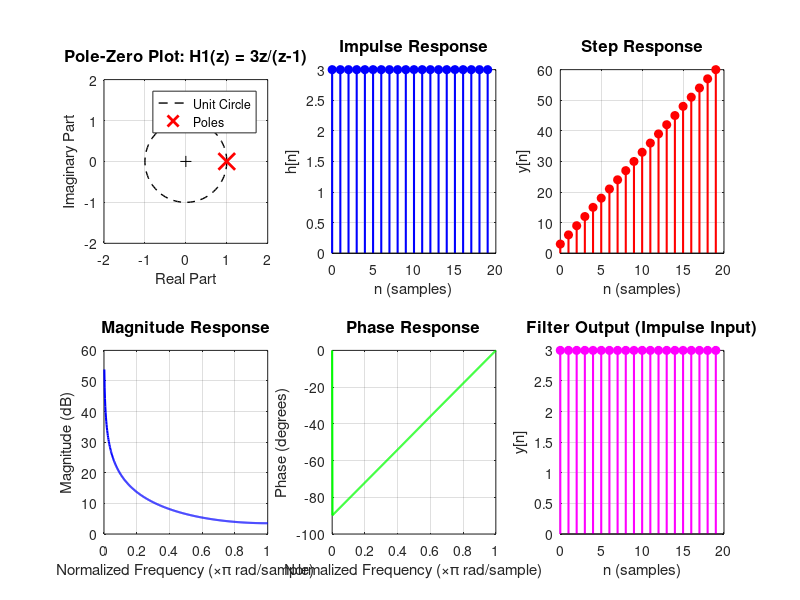

Write MATLAB code to recreate this figure. (Note: this script raises an error after producing the figure.)

clear all; close all; clc;

%% ========================================================================
% DIFFERENCE EQUATION 1: y[n] = 3x[n] + y[n-1]
% ========================================================================
fprintf('=== DIFFERENCE EQUATION 1: y[n] = 3x[n] + y[n-1] ===\n\n');

% Transfer Function Derivation:
% -----------------------------
% Taking Z-transform of both sides:
% Y(z) = 3X(z) + z^(-1)Y(z)
% Y(z) - z^(-1)Y(z) = 3X(z)
% Y(z)(1 - z^(-1)) = 3X(z)
% H(z) = Y(z)/X(z) = 3 / (1 - z^(-1))
% 
% Multiplying numerator and denominator by z:
% H(z) = 3z / (z - 1)

fprintf('Transfer Function Derivation for Equation 1:\n');
fprintf('  y[n] = 3x[n] + y[n-1]\n');
fprintf('  Taking Z-transform:\n');
fprintf('  Y(z) = 3X(z) + z^(-1)Y(z)\n');
fprintf('  Y(z)(1 - z^(-1)) = 3X(z)\n');
fprintf('  H1(z) = 3 / (1 - z^(-1)) = 3z / (z - 1)\n\n');

% Define coefficients for filter function
% y[n] = 3x[n] + y[n-1]
% Rearranging: y[n] - y[n-1] = 3x[n]
% filter(b, a, x) where: a(1)*y[n] + a(2)*y[n-1] + ... = b(1)*x[n] + b(2)*x[n-1] + ...
% So: b = [3], a = [1, -1]
b1 = [3];       % Numerator coefficients (feedforward)
a1 = [1, -1];   % Denominator coefficients (feedback)

fprintf('Filter coefficients:\n');
fprintf('  Numerator b = [3]\n');
fprintf('  Denominator a = [1, -1]\n\n');

%% Analysis of System 1
fprintf('=== ANALYSIS OF H1(z) ===\n');

% Calculate poles and zeros manually
zeros1 = roots(b1);
poles1 = roots(a1);

fprintf('Zeros: ');
if isempty(zeros1)
    fprintf('None (constant numerator)\n');
else
    disp(zeros1');
end
fprintf('Poles: '); disp(poles1');

% Stability Analysis
fprintf('Stability Analysis:\n');
if all(abs(poles1) < 1)
    fprintf('  System is STABLE (all poles inside unit circle)\n\n');
elseif any(abs(poles1) == 1)
    fprintf('  System is MARGINALLY STABLE (pole on unit circle)\n');
    fprintf('  Pole at z = 1 means integrator/accumulator behaviour\n\n');
else
    fprintf('  System is UNSTABLE (poles outside unit circle)\n\n');
end

%% Generate responses manually
n_samples = 20;
n = 0:n_samples-1;

% Impulse response using filter function
impulse_input = [1, zeros(1, n_samples-1)];
h1_imp = filter(b1, a1, impulse_input);

% Step response using filter function
step_input = ones(1, n_samples);
h1_step = filter(b1, a1, step_input);

% Frequency response (manual calculation without freqz)
N_freq = 512;
w = linspace(0, pi, N_freq);
H1_freq = zeros(1, N_freq);
for k = 1:N_freq
    z = exp(1j * w(k));
    % H(z) = 3 / (1 - z^(-1)) = 3z / (z - 1)
    H1_freq(k) = 3 / (1 - z^(-1));
end

%% Plots for System 1
figure('Name', 'Difference Equation 1 Analysis', 'Position', [100, 100, 1200, 800]);

% Pole-Zero Plot (Manual - no zplane needed)
subplot(2,3,1);
theta = linspace(0, 2*pi, 100);
plot(cos(theta), sin(theta), 'k--', 'LineWidth', 1); % Unit circle
hold on;
if ~isempty(zeros1)
    plot(real(zeros1), imag(zeros1), 'bo', 'MarkerSize', 10, 'LineWidth', 2);
end
plot(real(poles1), imag(poles1), 'rx', 'MarkerSize', 12, 'LineWidth', 2);
plot(0, 0, 'k+', 'MarkerSize', 8); % Origin
xlabel('Real Part', 'FontSize', 11);
ylabel('Imaginary Part', 'FontSize', 11);
title('Pole-Zero Plot: H1(z) = 3z/(z-1)', 'FontSize', 12);
legend('Unit Circle', 'Poles', 'Location', 'best');
grid on;
axis equal;
xlim([-2 2]); ylim([-2 2]);

% Impulse Response
subplot(2,3,2);
stem(n, h1_imp, 'b', 'LineWidth', 1.5, 'MarkerFaceColor', 'b');
xlabel('n (samples)', 'FontSize', 11);
ylabel('h[n]', 'FontSize', 11);
title('Impulse Response', 'FontSize', 12);
grid on;

% Step Response
subplot(2,3,3);
stem(n, h1_step, 'r', 'LineWidth', 1.5, 'MarkerFaceColor', 'r');
xlabel('n (samples)', 'FontSize', 11);
ylabel('y[n]', 'FontSize', 11);
title('Step Response', 'FontSize', 12);
grid on;

% Frequency Response - Magnitude
subplot(2,3,4);
plot(w/pi, 20*log10(abs(H1_freq)), 'b', 'LineWidth', 1.5);
xlabel('Normalized Frequency (\times\pi rad/sample)', 'FontSize', 11);
ylabel('Magnitude (dB)', 'FontSize', 11);
title('Magnitude Response', 'FontSize', 12);
grid on;

% Frequency Response - Phase
subplot(2,3,5);
plot(w/pi, angle(H1_freq)*180/pi, 'g', 'LineWidth', 1.5);
xlabel('Normalized Frequency (\times\pi rad/sample)', 'FontSize', 11);
ylabel('Phase (degrees)', 'FontSize', 11);
title('Phase Response', 'FontSize', 12);
grid on;

% Filter Output
subplot(2,3,6);
y_output1 = filter(b1, a1, impulse_input);
stem(n, y_output1, 'm', 'LineWidth', 1.5, 'MarkerFaceColor', 'm');
xlabel('n (samples)', 'FontSize', 11);
ylabel('y[n]', 'FontSize', 11);
title('Filter Output (Impulse Input)', 'FontSize', 12);
grid on;

sgtitle('Difference Equation 1: y[n] = 3x[n] + y[n-1]', 'FontSize', 14, 'FontWeight', 'bold');
saveas(gcf, 'DiffEq1_Analysis.png');

%% ========================================================================
% DIFFERENCE EQUATION 2: y[n] = 2x[n] + 3x[n-1] + x[n-2]
% ========================================================================
fprintf('\n=== DIFFERENCE EQUATION 2: y[n] = 2x[n] + 3x[n-1] + x[n-2] ===\n\n');

% Transfer Function Derivation:
% -----------------------------
% Taking Z-transform of both sides:
% Y(z) = 2X(z) + 3z^(-1)X(z) + z^(-2)X(z)
% Y(z) = X(z)(2 + 3z^(-1) + z^(-2))
% H(z) = Y(z)/X(z) = 2 + 3z^(-1) + z^(-2)
%
% Multiplying by z^2:
% H(z) = (2z^2 + 3z + 1) / z^2

fprintf('Transfer Function Derivation for Equation 2:\n');
fprintf('  y[n] = 2x[n] + 3x[n-1] + x[n-2]\n');
fprintf('  Taking Z-transform:\n');
fprintf('  Y(z) = 2X(z) + 3z^(-1)X(z) + z^(-2)X(z)\n');
fprintf('  Y(z) = X(z)(2 + 3z^(-1) + z^(-2))\n');
fprintf('  H2(z) = 2 + 3z^(-1) + z^(-2)\n\n');

% Define coefficients for filter function
% This is a FIR filter (no feedback)
% b = [2, 3, 1], a = [1]
b2 = [2, 3, 1];  % Numerator coefficients
a2 = [1];        % Denominator (FIR = 1)

fprintf('Filter coefficients:\n');
fprintf('  Numerator b = [2, 3, 1]\n');
fprintf('  Denominator a = [1] (FIR filter)\n\n');

%% Analysis of System 2
fprintf('=== ANALYSIS OF H2(z) ===\n');

% Calculate zeros manually
zeros2 = roots(b2);
poles2 = [];  % No poles for FIR (or poles at origin)

fprintf('Zeros: '); disp(zeros2');
fprintf('Poles: None (FIR filter - poles at origin)\n');

% Factor the numerator: 2z^2 + 3z + 1 = (2z + 1)(z + 1)
fprintf('\nFactored form: H2(z) = (2z + 1)(z + 1) / z^2\n');
fprintf('Zeros at z = %.2f and z = %.2f\n', zeros2(1), zeros2(2));

% Stability Analysis
fprintf('\nStability Analysis:\n');
fprintf('  This is a FIR filter - inherently STABLE\n');
fprintf('  (No feedback, finite impulse response)\n\n');

%% Generate responses for System 2
% Impulse response
h2_imp = filter(b2, a2, impulse_input);

% Step response
h2_step = filter(b2, a2, step_input);

% Frequency response (manual calculation)
H2_freq = zeros(1, N_freq);
for k = 1:N_freq
    z = exp(1j * w(k));
    % H(z) = 2 + 3z^(-1) + z^(-2)
    H2_freq(k) = 2 + 3*z^(-1) + z^(-2);
end

%% Plots for System 2
figure('Name', 'Difference Equation 2 Analysis', 'Position', [150, 150, 1200, 800]);

% Pole-Zero Plot (Manual)
subplot(2,3,1);
plot(cos(theta), sin(theta), 'k--', 'LineWidth', 1); % Unit circle
hold on;
plot(real(zeros2), imag(zeros2), 'bo', 'MarkerSize', 10, 'LineWidth', 2);
plot(0, 0, 'rx', 'MarkerSize', 12, 'LineWidth', 2); % Poles at origin for z^(-2)
plot(0, 0, 'k+', 'MarkerSize', 8);
xlabel('Real Part', 'FontSize', 11);
ylabel('Imaginary Part', 'FontSize', 11);
title('Pole-Zero Plot: H2(z) = 2 + 3z^{-1} + z^{-2}', 'FontSize', 12);
legend('Unit Circle', 'Zeros', 'Poles (origin)', 'Location', 'best');
grid on;
axis equal;
xlim([-2 2]); ylim([-2 2]);

% Impulse Response
subplot(2,3,2);
stem(n, h2_imp, 'b', 'LineWidth', 1.5, 'MarkerFaceColor', 'b');
xlabel('n (samples)', 'FontSize', 11);
ylabel('h[n]', 'FontSize', 11);
title('Impulse Response (FIR)', 'FontSize', 12);
grid on;

% Step Response
subplot(2,3,3);
stem(n, h2_step, 'r', 'LineWidth', 1.5, 'MarkerFaceColor', 'r');
xlabel('n (samples)', 'FontSize', 11);
ylabel('y[n]', 'FontSize', 11);
title('Step Response', 'FontSize', 12);
grid on;

% Frequency Response - Magnitude
subplot(2,3,4);
plot(w/pi, 20*log10(abs(H2_freq)), 'b', 'LineWidth', 1.5);
xlabel('Normalized Frequency (\times\pi rad/sample)', 'FontSize', 11);
ylabel('Magnitude (dB)', 'FontSize', 11);
title('Magnitude Response', 'FontSize', 12);
grid on;

% Frequency Response - Phase
subplot(2,3,5);
plot(w/pi, angle(H2_freq)*180/pi, 'g', 'LineWidth', 1.5);
xlabel('Normalized Frequency (\times\pi rad/sample)', 'FontSize', 11);
ylabel('Phase (degrees)', 'FontSize', 11);
title('Phase Response', 'FontSize', 12);
grid on;

% Filter Output
subplot(2,3,6);
y_output2 = filter(b2, a2, impulse_input);
stem(n, y_output2, 'm', 'LineWidth', 1.5, 'MarkerFaceColor', 'm');
xlabel('n (samples)', 'FontSize', 11);
ylabel('y[n]', 'FontSize', 11);
title('Filter Output (Impulse Input)', 'FontSize', 12);
grid on;

sgtitle('Difference Equation 2: y[n] = 2x[n] + 3x[n-1] + x[n-2]', 'FontSize', 14, 'FontWeight', 'bold');
saveas(gcf, 'DiffEq2_Analysis.png');

%% ========================================================================
% COMPARISON OF BOTH SYSTEMS
% ========================================================================
figure('Name', 'System Comparison', 'Position', [200, 200, 1000, 600]);

% Impulse Response Comparison
subplot(2,2,1);
stem(n, h1_imp, 'b', 'LineWidth', 1.5, 'MarkerFaceColor', 'b');
hold on;
stem(n, h2_imp, 'r--', 'LineWidth', 1.5, 'MarkerFaceColor', 'r');
xlabel('n (samples)', 'FontSize', 11);
ylabel('h[n]', 'FontSize', 11);
title('Impulse Response Comparison', 'FontSize', 12);
legend('H1(z): IIR', 'H2(z): FIR', 'Location', 'best');
grid on;

% Step Response Comparison
subplot(2,2,2);
stem(n, h1_step, 'b', 'LineWidth', 1.5, 'MarkerFaceColor', 'b');
hold on;
stem(n, h2_step, 'r--', 'LineWidth', 1.5, 'MarkerFaceColor', 'r');
xlabel('n (samples)', 'FontSize', 11);
ylabel('y[n]', 'FontSize', 11);
title('Step Response Comparison', 'FontSize', 12);
legend('H1(z): IIR', 'H2(z): FIR', 'Location', 'best');
grid on;

% Magnitude Response Comparison
subplot(2,2,3);
plot(w/pi, 20*log10(abs(H1_freq)), 'b', 'LineWidth', 1.5);
hold on;
plot(w/pi, 20*log10(abs(H2_freq)), 'r--', 'LineWidth', 1.5);
xlabel('Normalized Frequency (\times\pi rad/sample)', 'FontSize', 11);
ylabel('Magnitude (dB)', 'FontSize', 11);
title('Magnitude Response Comparison', 'FontSize', 12);
legend('H1(z)', 'H2(z)', 'Location', 'best');
grid on;

% Phase Response Comparison
subplot(2,2,4);
plot(w/pi, angle(H1_freq)*180/pi, 'b', 'LineWidth', 1.5);
hold on;
plot(w/pi, angle(H2_freq)*180/pi, 'r--', 'LineWidth', 1.5);
xlabel('Normalized Frequency (\times\pi rad/sample)', 'FontSize', 11);
ylabel('Phase (degrees)', 'FontSize', 11);
title('Phase Response Comparison', 'FontSize', 12);
legend('H1(z)', 'H2(z)', 'Location', 'best');
grid on;

sgtitle('Comparison: IIR vs FIR Digital Filters', 'FontSize', 14, 'FontWeight', 'bold');
saveas(gcf, 'DiffEq_Comparison.png');

%% ========================================================================
% SIMULATION WITH DIFFERENT INPUTS
% ========================================================================
figure('Name', 'Input-Output Simulation', 'Position', [250, 250, 1200, 500]);

N = 50;
n_long = 0:N-1;

% Test Input 1: Unit Step
x_step_long = ones(1, N);
y1_step_long = filter(b1, a1, x_step_long);
y2_step_long = filter(b2, a2, x_step_long);

% Test Input 2: Sinusoidal
x_sin = sin(2*pi*0.1*n_long);
y1_sin = filter(b1, a1, x_sin);
y2_sin = filter(b2, a2, x_sin);

subplot(2,3,1);
stem(n_long, x_step_long, 'k', 'LineWidth', 1);
xlabel('n'); ylabel('x[n]');
title('Input: Unit Step', 'FontSize', 11);
grid on; ylim([0 1.5]);

subplot(2,3,2);
stem(n_long, y1_step_long, 'b', 'LineWidth', 1);
xlabel('n'); ylabel('y[n]');
title('H1(z) Output (Step)', 'FontSize', 11);
grid on;

subplot(2,3,3);
stem(n_long, y2_step_long, 'r', 'LineWidth', 1);
xlabel('n'); ylabel('y[n]');
title('H2(z) Output (Step)', 'FontSize', 11);
grid on;

subplot(2,3,4);
plot(n_long, x_sin, 'k', 'LineWidth', 1.5);
xlabel('n'); ylabel('x[n]');
title('Input: Sinusoid (f = 0.1)', 'FontSize', 11);
grid on;

subplot(2,3,5);
plot(n_long, y1_sin, 'b', 'LineWidth', 1.5);
xlabel('n'); ylabel('y[n]');
title('H1(z) Output (Sinusoid)', 'FontSize', 11);
grid on;

subplot(2,3,6);
plot(n_long, y2_sin, 'r', 'LineWidth', 1.5);
xlabel('n'); ylabel('y[n]');
title('H2(z) Output (Sinusoid)', 'FontSize', 11);
grid on;

sgtitle('System Response to Different Inputs', 'FontSize', 14, 'FontWeight', 'bold');
saveas(gcf, 'DiffEq_Simulation.png');

%% ========================================================================
% SUMMARY
% ========================================================================
fprintf('\n============ SUMMARY ============\n\n');

fprintf('DIFFERENCE EQUATION 1:\n');
fprintf('  y[n] = 3x[n] + y[n-1]\n');
fprintf('  Transfer Function: H1(z) = 3 / (1 - z^(-1)) = 3z / (z - 1)\n');
fprintf('  Type: IIR (Infinite Impulse Response)\n');
fprintf('  Pole at z = 1 (marginally stable - integrator)\n');
fprintf('  Behaviour: Accumulator/Integrator\n\n');

fprintf('DIFFERENCE EQUATION 2:\n');
fprintf('  y[n] = 2x[n] + 3x[n-1] + x[n-2]\n');
fprintf('  Transfer Function: H2(z) = 2 + 3z^(-1) + z^(-2)\n');
fprintf('  Type: FIR (Finite Impulse Response)\n');
fprintf('  Zeros at z = -0.5 and z = -1\n');
fprintf('  Behaviour: Moving average filter\n\n');

fprintf('=================================\n');
fprintf('All figures saved as PNG files.\n');

%% ========================================================================
% COMMENTS AND DISCUSSION
% ========================================================================
%
% DIFFERENCE EQUATION 1 ANALYSIS:
% -------------------------------
% - This is an IIR (Infinite Impulse Response) filter
% - Has feedback term y[n-1], creating recursive behaviour
% - Pole at z = 1 makes it act as a discrete-time integrator
% - Marginally stable (pole on unit circle)
% - Impulse response: h[n] = 3, 3, 3, 3, ... (constant)
% - Step response grows linearly: 3, 6, 9, 12, ...
% - Used in: Accumulators, integrators, running sum applications
%
% DIFFERENCE EQUATION 2 ANALYSIS:
% -------------------------------
% - This is a FIR (Finite Impulse Response) filter
% - No feedback terms - only depends on current and past inputs
% - Inherently stable (no poles outside origin)
% - Finite impulse response: h[n] = [2, 3, 1, 0, 0, ...]
% - Only 3 non-zero coefficients
% - Acts as a weighted moving average
% - Used in: Signal smoothing, anti-aliasing, noise reduction
%
% Z-TRANSFORM METHOD:
% ------------------
% 1. Replace y[n] with Y(z)
% 2. Replace y[n-k] with z^(-k)Y(z)
% 3. Replace x[n] with X(z)
% 4. Replace x[n-k] with z^(-k)X(z)
% 5. Solve for H(z) = Y(z)/X(z)
%
% IIR vs FIR COMPARISON:
% ----------------------
% IIR Filters:
%   - Have feedback (recursive)
%   - Can be unstable
%   - Infinite impulse response
%   - More efficient for sharp cutoffs
%
% FIR Filters:
%   - No feedback (non-recursive)
%   - Always stable
%   - Finite impulse response
%   - Linear phase possible
%
